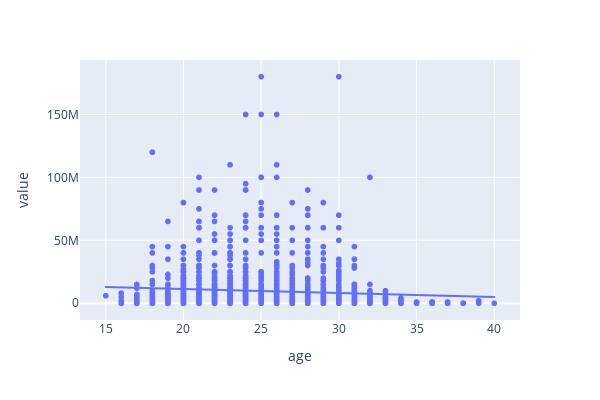

The notebook cell saved with this chart:
### Code cell
#Scatter plot of age vs value
px.scatter(clean_data_df,x="age", y="value",trendline='ols',width=600, height=400,hover_data=['player'])

### Figure 1 — Plotly figure (JSON) as saved in the notebook; plotly's stock layout.template omitted (floating-point values rounded to 4 significant figures; data arrays with more than 128 entries replaced by an {"elided": "..."} marker saying what was removed)
{"data": [{"customdata": {"elided": "2231x1 str values"}, "hovertemplate": "age=%{x}<br>value=%{y}<br>player=%{customdata[0]}<extra></extra>", "legendgroup": "", "marker": {"color": "#636efa", "symbol": "circle"}, "mode": "markers", "name": "", "showlegend": false, "type": "scattergl", "x": {"elided": "2231 int values"}, "xaxis": "x", "y": {"elided": "2231 int values"}, "yaxis": "y"}, {"hovertemplate": "<b>OLS trendline</b><br>value = -318236 * age + 1.76911e+07<br>R<sup>2</sup>=0.006978<br><br>age=%{x}<br>value=%{y} <b>(trend)</b><extra></extra>", "legendgroup": "", "marker": {"color": "#636efa", "symbol": "circle"}, "mode": "lines", "name": "", "showlegend": false, "type": "scattergl", "x": {"elided": "2231 int values"}, "xaxis": "x", "y": {"elided": "2231 float values"}, "yaxis": "y"}], "layout": {"height": 400, "legend": {"tracegroupgap": 0}, "margin": {"t": 60}, "width": 600, "xaxis": {"anchor": "y", "domain": [0, 1], "title": {"text": "age"}}, "yaxis": {"anchor": "x", "domain": [0, 1], "title": {"text": "value"}}}}
